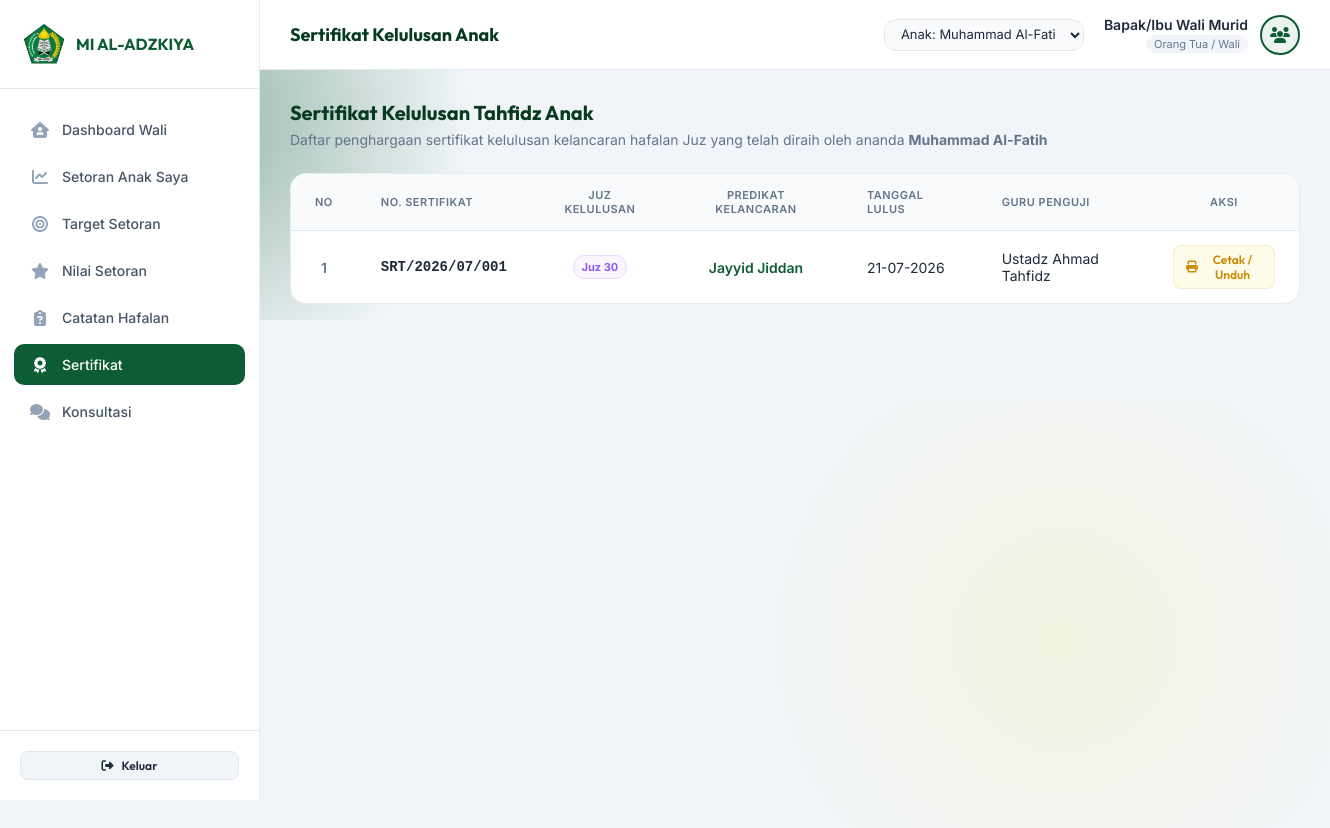
Screenshot of /orang_tua/sertifikat.php (signed in) with the database file from the repository.
### tables this page shows
CREATE TABLE siswa (
    id INT AUTO_INCREMENT PRIMARY KEY,
    nisn VARCHAR(20) NOT NULL UNIQUE,
    nama_lengkap VARCHAR(100) NOT NULL,
    ttl VARCHAR(100) NULL,
    jenis_kelamin ENUM('L','P') NULL,
    kelas_id INT,
    orang_tua_id INT,
    status_aktif ENUM('aktif','alumni','keluar') DEFAULT 'aktif',
    foto_profil VARCHAR(255) NULL,
    FOREIGN KEY (kelas_id) REFERENCES kelas(id) ON DELETE SET NULL,
    FOREIGN KEY (orang_tua_id) REFERENCES orang_tua(id) ON DELETE SET NULL
);

CREATE TABLE sertifikat (
    id INT AUTO_INCREMENT PRIMARY KEY,
    siswa_id INT NOT NULL,
    guru_id INT NOT NULL,
    juz_dihafal VARCHAR(50) NOT NULL,
    tanggal_lulus DATE NOT NULL,
    no_sertifikat VARCHAR(100) NOT NULL,
    predikat VARCHAR(50) NOT NULL,
    created_at TIMESTAMP DEFAULT CURRENT_TIMESTAMP,
    FOREIGN KEY (siswa_id) REFERENCES siswa(id) ON DELETE CASCADE,
    FOREIGN KEY (guru_id) REFERENCES guru_tahfidz(id) ON DELETE CASCADE
);

CREATE TABLE guru_tahfidz (
    id INT AUTO_INCREMENT PRIMARY KEY,
    user_id INT NOT NULL UNIQUE,
    nip VARCHAR(30) UNIQUE,
    nama_lengkap VARCHAR(100) NOT NULL,
    no_hp VARCHAR(20),
    foto_profil VARCHAR(255) NULL,
    FOREIGN KEY (user_id) REFERENCES users(id) ON DELETE CASCADE
);

### orang_tua/sertifikat.php (the view, shortened to what this page needs)
<?php
require_once '../config/database.php';
try {
    $pdo->exec("ALTER TABLE sertifikat ADD COLUMN catatan TEXT NULL AFTER predikat");
} catch (\PDOException $e) {
}
try {
    $pdo->exec("ALTER TABLE sertifikat ADD COLUMN nama_kepsek VARCHAR(150) NULL AFTER catatan");
    $pdo->exec("ALTER TABLE sertifikat ADD COLUMN nip_kepsek VARCHAR(50) NULL AFTER nama_kepsek");
    $pdo->exec("ALTER TABLE sertifikat ADD COLUMN nama_guru_ttd VARCHAR(150) NULL AFTER nip_kepsek");
    $pdo->exec("ALTER TABLE sertifikat ADD COLUMN nip_guru_ttd VARCHAR(50) NULL AFTER nama_guru_ttd");
} catch (\PDOException $e) {
}
try {
    $stmt_check_old_cert = $pdo->query("SELECT COUNT(*) FROM sertifikat WHERE predikat IN ('Mumtaz', 'Jayyid Jiddan', 'Jayyid', 'Maqbul', 'Dhaif')");
    if ($stmt_check_old_cert && $stmt_check_old_cert->fetchColumn() > 0) {
        $pdo->exec("UPDATE sertifikat SET predikat = 'Sangat Lancar' WHERE predikat = 'Mumtaz'");
        $pdo->exec("UPDATE sertifikat SET predikat = 'Lancar Terbata-Bata' WHERE predikat IN ('Jayyid Jiddan', 'Jayyid')");
        $pdo->exec("UPDATE sertifikat SET predikat = 'Lancar dengan Bantuan' WHERE predikat = 'Maqbul'");
        $pdo->exec("UPDATE sertifikat SET predikat = 'Tidak Lancar / Ulangi' WHERE predikat = 'Dhaif'");
    }
} catch (\PDOException $e) {
}
    ?>
    <?php
require_once 'header.php';
$sertifikat_list = [];
if ($anak_aktif) {
    try {
        $stmt_list = $pdo->prepare("
            SELECT c.*, gt.nama_lengkap AS nama_guru
            FROM sertifikat c
            JOIN guru_tahfidz gt ON c.guru_id = gt.id
            WHERE c.siswa_id = :siswa_id
            ORDER BY c.tanggal_lulus DESC, c.id DESC
        ");
        $stmt_list->execute(['siswa_id' => $anak_aktif['id']]);
        $sertifikat_list = $stmt_list->fetchAll();
    } catch (\PDOException $e) {
        $error = 'Gagal memuat daftar sertifikat kelulusan.';
    }
}
?>
<?php if (empty($daftar_anak)): ?>
    <div class="card" style="margin-top: 20px; box-shadow: none; border: 1.5px solid rgba(239, 68, 68, 0.2); background-color: rgba(239, 68, 68, 0.03); width: 100%; max-width: 100%;">
        <div style="display: flex; gap: 15px; align-items: flex-start;">
            <i class="fa-solid fa-triangle-exclamation" style="font-size: 30px; color: var(--error-color);"></i>
            <div>
                <h3 style="color: #991b1b; font-family: var(--font-heading); margin-bottom: 8px;">Data Anak Belum Terhubung</h3>
                <p style="font-size: 14px; color: var(--text-muted); line-height: 1.6;">
                    Akun Anda belum terhubung dengan data siswa mana pun.
                </p>
            </div>
        </div>
    </div>
<?php else: ?>
    <div style="margin-bottom: 25px;">
        <h2 style="font-size: 20px; font-family: var(--font-heading); color: var(--primary-dark); margin-bottom: 6px;">
            Sertifikat Kelulusan Tahfidz Anak
        </h2>
        <p style="font-size: 14px; color: var(--text-muted);">
            Daftar penghargaan sertifikat kelulusan kelancaran hafalan Juz yang telah diraih oleh ananda <strong><?php echo htmlspecialchars($anak_aktif['nama_lengkap']); ?></strong>
        </p>
    </div>
    <div class="admin-card-table" style="box-shadow: none; border: 1px solid rgba(13, 92, 52, 0.1); width: 100%; max-width: 100%;">
        <div class="table-responsive">
            <?php if (empty($sertifikat_list)): ?>
                <div style="padding: 50px 24px; text-align: center; color: var(--text-muted);">
                    <div style="width: 60px; height: 60px; border-radius: 50%; background-color: #f1f5f9; display: flex; justify-content: center; align-items: center; margin: 0 auto 15px; color: #94a3b8; font-size: 24px;">
                        <i class="fa-solid fa-award"></i>
                    </div>
                    <p style="font-weight: 500; font-size: 15px; color: var(--text-main);">Belum memiliki sertifikat kelulusan</p>
                    <p style="font-size: 13px; color: var(--text-muted); margin-top: 5px;">
                        Sertifikat akan tampil di sini setelah diterbitkan oleh guru pembimbing tahfidz siswa.
                    </p>
                </div>
            <?php else: ?>
                <table class="table-admin">
                    <thead>
                        <tr>
                            <th style="width: 60px; text-align: center;">No</th>
                            <th>No. Sertifikat</th>
                            <th style="text-align: center;">Juz Kelulusan</th>
                            <th style="text-align: center;">Predikat Kelancaran</th>
                            <th>Tanggal Lulus</th>
                            <th>Guru Penguji</th>
                            <th style="text-align: center; width: 150px;">Aksi</th>
                        </tr>
                    </thead>
                    <tbody>
                        <?php
                        $no = 1;
                        foreach ($sertifikat_list as $row):
                        ?>
                            <tr>
                                <td style="text-align: center; font-weight: 600; color: var(--text-muted);"><?php echo $no++; ?></td>
                                <td style="font-family: monospace; font-weight: bold;"><?php echo htmlspecialchars($row['no_sertifikat']); ?></td>
                                <td style="text-align: center;">
                                    <span class="badge-status" style="background-color: #faf5ff; color: #8b5cf6; border: 1px solid #e9d5ff; font-weight: 700;">
                                        <?php echo htmlspecialchars($row['juz_dihafal']); ?>
                                    </span>
                                </td>
                                <td style="text-align: center; font-weight: 600; color: var(--primary-color);">
                                    <?php echo htmlspecialchars($row['predikat']); ?>
                                </td>
                                <td><?php echo date('d-m-Y', strtotime($row['tanggal_lulus'])); ?></td>
                                <td><?php echo htmlspecialchars($row['nama_guru']); ?></td>
                                <td style="text-align: center;">
                                    <a href="sertifikat.php?print_cert_id=<?php echo $row['id']; ?>" target="_blank" class="btn btn-secondary btn-sm" style="display: inline-flex; align-items: center; gap: 5px; width: auto; color: #ca8a04; background-color: #fefce8; border-color: rgba(202, 138, 4, 0.15);">
                                        <i class="fa-solid fa-print"></i> Cetak / Unduh
                                    </a>
                                </td>
                            </tr>
                        <?php endforeach; ?>
                    </tbody>
                </table>
            <?php endif; ?>
        </div>
    </div>
<?php endif; ?>
</main>
</div>
</div>
</body>
</html>

### assets/css/style.css (style rules this page uses)
:root { --primary-color: #0d5c34; --primary-light: #15804c; --primary-dark: #073b20; --accent-color: #ffd700; --accent-dark: #ccab00; --accent-glow: rgba(255, 215, 0, 0.35); --bg-dark: #0a140f; --text-main: #1e293b; --text-muted: #64748b; --text-light: #f8fafc; --card-bg: #ffffff; --card-border: rgba(13, 92, 52, 0.15); --error-color: #ef4444; --success-color: #10b981; --transition-speed: 0.3s; --font-heading: 'Outfit', sans-serif; --font-body: 'Inter', sans-serif; }
* { margin: 0; padding: 0; box-sizing: border-box; }
body { font-family: var(--font-body); background-color: var(--bg-dark); color: var(--text-main); min-height: 100vh; display: flex; justify-content: center; align-items: center; overflow-x: hidden; position: relative; }
body::before { content: ''; position: absolute; top: -10%; left: -10%; width: 50%; height: 50%; background: radial-gradient(circle, rgba(13, 92, 52, 0.4) 0%, transparent 70%); z-index: -1; pointer-events: none; }
body::after { content: ''; position: absolute; bottom: -10%; right: -10%; width: 60%; height: 60%; background: radial-gradient(circle, rgba(255, 215, 0, 0.1) 0%, transparent 70%); z-index: -1; pointer-events: none; }
.btn { width: 100%; padding: 14px; border: none; border-radius: 12px; font-family: var(--font-heading); font-size: 15px; font-weight: 600; cursor: pointer; transition: all var(--transition-speed); display: inline-flex; justify-content: center; align-items: center; gap: 8px; text-decoration: none; }
.btn-secondary { background-color: #f1f5f9; color: var(--text-main); border: 1.5px solid #e2e8f0; }
.admin-body { background-color: #f1f5f9; color: var(--text-main); display: block; min-height: 100vh; overflow-x: hidden; }
.admin-card-table { background-color: #ffffff; border: 1px solid rgba(13, 92, 52, 0.08); border-radius: 16px; box-shadow: 0 4px 6px -1px rgba(0, 0, 0, 0.05); margin-bottom: 30px; overflow: hidden; }
.table-responsive { width: 100%; overflow-x: auto; }
.table-admin { width: 100%; border-collapse: collapse; text-align: left; font-size: 14px; }
.table-admin th { background-color: #f8fafc; color: var(--text-muted); font-weight: 600; padding: 14px 24px; border-bottom: 1px solid #e2e8f0; text-transform: uppercase; font-size: 11px; letter-spacing: 0.5px; }
.table-admin td { padding: 14px 24px; border-bottom: 1px solid #f1f5f9; color: var(--text-main); }
.table-admin tr:last-child td { border-bottom: none; }
.badge-status { display: inline-block; padding: 4px 8px; font-size: 11px; font-weight: 600; border-radius: 20px; }
.btn-sm { padding: 6px 12px; font-size: 12px; border-radius: 8px; }

### rows the page displays
siswa: nama_lengkap "Muhammad Al-Fatih"
sertifikat: no_sertifikat "SRT/2026/07/001", juz_dihafal "Juz 30", predikat "Jayyid Jiddan", tanggal_lulus "21-07-2026", guru.nama_lengkap "Ustadz Ahmad Tahfidz"

### other values shown
$nama_ortu "Bapak/Ibu Wali Murid"
